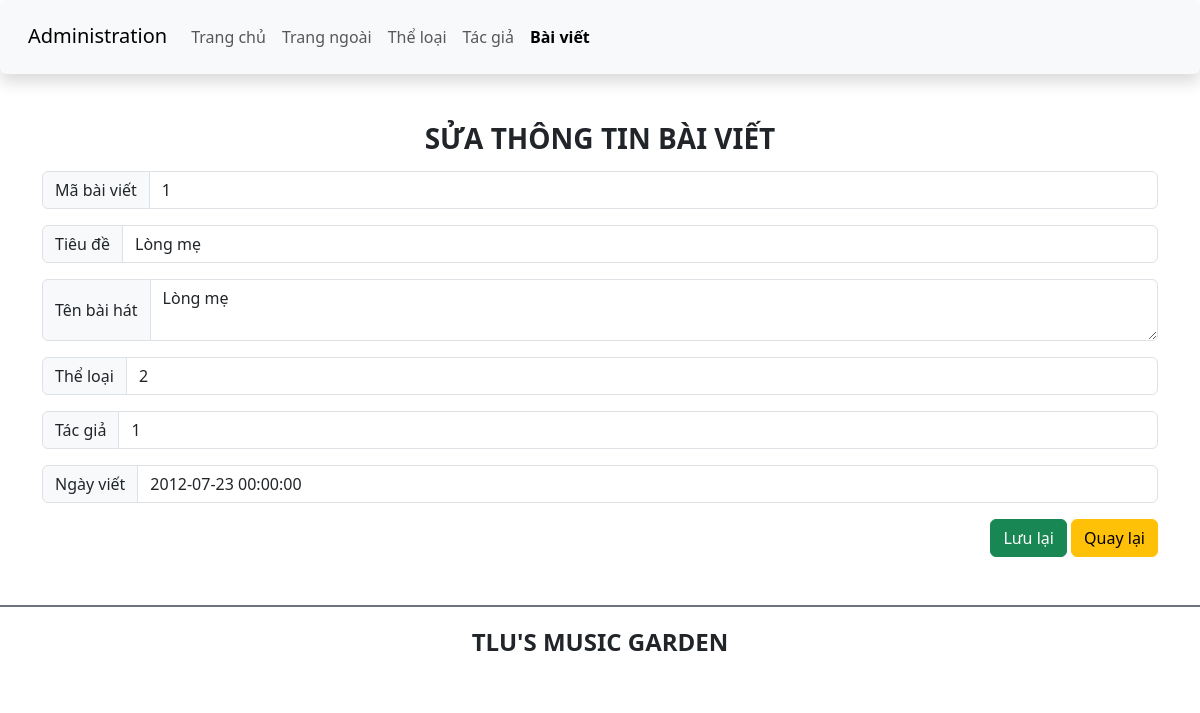
The page /admin/edit_article.php?id=1 on the database its author committed.
### tables this page shows
create table baiviet(
	ma_bviet int unsigned not null primary key auto_increment,
    tieude varchar(200) not null,
    ten_bhat varchar(100) not null,
    ma_tloai int unsigned not null,
    tomtat text not null,
    noidung text,
    ma_tgia int unsigned not null,
    ngayviet datetime not null default now(),
    hinhanh varchar(200),
	foreign key (ma_tloai) references theloai(ma_tloai),
    foreign key (ma_tgia) references tacgia(ma_tgia)
);

### admin/edit_article.php (the view, shortened to what this page needs)
<?php
include '../db.php';
$ma_bviet = $_GET['id'];
$sql = "SELECT * FROM baiviet WHERE ma_bviet=$ma_bviet";
$result = $conn->query($sql);
$article = $result->fetch_assoc();
?>
<!DOCTYPE html>
<html lang="en">
<head>
    <link href="https://cdn.jsdelivr.net/npm/bootstrap@5.3.0-alpha1/dist/css/bootstrap.min.css" rel="stylesheet">
    <link rel="stylesheet" href="https://cdnjs.cloudflare.com/ajax/libs/font-awesome/6.3.0/css/all.min.css">
    <link rel="stylesheet" href="css/style_login.css">
</head>
<body>
    <header>
        <nav class="navbar navbar-expand-lg bg-body-tertiary shadow p-3 bg-white rounded">
            <div class="container-fluid">
                <div class="h3">
                    <a class="navbar-brand" href="#">Administration</a>
                </div>
                <div class="collapse navbar-collapse" id="navbarSupportedContent">
                    <ul class="navbar-nav me-auto mb-2 mb-lg-0">
                        <li class="nav-item">
                            <a class="nav-link" href="./">Trang chủ</a>
                        </li>
                        <li class="nav-item">
                            <a class="nav-link" href="../index.php">Trang ngoài</a>
                        </li>
                        <li class="nav-item">
                            <a class="nav-link" href="category.php">Thể loại</a>
                        </li>
                        <li class="nav-item">
                            <a class="nav-link" href="author.php">Tác giả</a>
                        </li>
                        <li class="nav-item">
                            <a class="nav-link active fw-bold" href="article.php">Bài viết</a>
                        </li>
                    </ul>
                </div>
            </div>
        </nav>
    </header>
    <main class="container mt-5 mb-5">
        <div class="row">
            <div class="col-sm">
                <h3 class="text-center text-uppercase fw-bold">Sửa thông tin bài viết</h3>
                <form action="" method="post">
                    <div class="input-group mt-3 mb-3">
                        <span class="input-group-text" id="lblArticleId">Mã bài viết</span>
                        <input type="text" class="form-control" name="ma_bviet" readonly value="<?php echo $article['ma_bviet']; ?>">
                    </div>
                    <div class="input-group mt-3 mb-3">
                        <span class="input-group-text" id="lblArticleTitle">Tiêu đề</span>
                        <input type="text" class="form-control" name="tieude" value="<?php echo $article['tieude']; ?>">
                    </div>
                    <div class="input-group mt-3 mb-3">
                        <span class="input-group-text" id="lblArticleContent">Tên bài hát</span>
                        <textarea class="form-control" name=""><?php echo $article['ten_bhat']; ?></textarea>
                    </div>
                    <div class="input-group mt-3 mb-3">
                        <span class="input-group-text" id="lblArticleImage">Thể loại</span>
                        <input type="text" class="form-control" name="hinhanh" value="<?php echo $article['ma_tloai']; ?>">
                    </div>
                    <div class="input-group mt-3 mb-3">
                        <span class="input-group-text" id="lblArticleImage">Tác giả</span>
                        <input type="text" class="form-control" name="hinhanh" value="<?php echo $article['ma_tgia']; ?>">
                    </div>
                    <div class="input-group mt-3 mb-3">
                        <span class="input-group-text" id="lblArticleImage">Ngày viết</span>
                        <input type="text" class="form-control" name="hinhanh" value="<?php echo $article['ngayviet']; ?>">
                    </div>
                    <div class="form-group float-end">
                        <input type="submit" name="edit_article" value="Lưu lại" class="btn btn-success">
                        <a href="article.php" class="btn btn-warning">Quay lại</a>
                    </div>
                </form>
            </div>
        </div>
    </main>
    <footer class="bg-white d-flex justify-content-center align-items-center border-top border-secondary border-2" style="height:80px">
        <h4 class="text-center text-uppercase fw-bold">TLU's music garden</h4>
    </footer>
</body>
</html>

### rows shown on the page
baiviet: ma_bviet "1", tieude "Lòng mẹ", ten_bhat "Lòng mẹ", hinhanh "2", hinhanh "1", hinhanh "2012-07-23 00:00:00"
